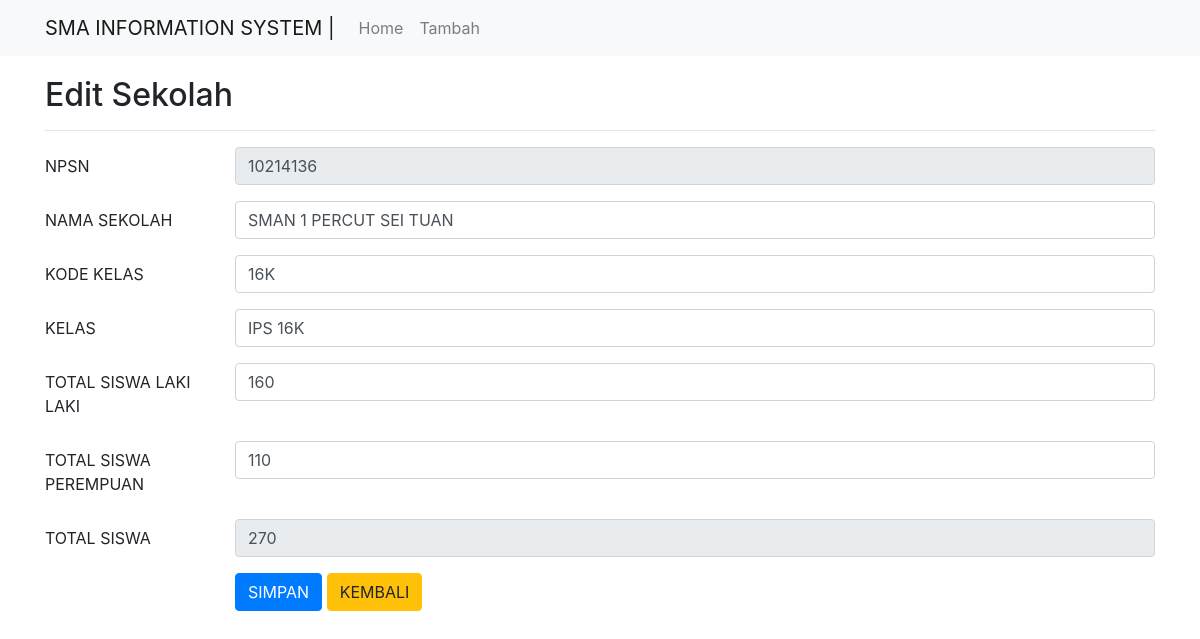
Page /edit.php?npsn=10214136 on the committed database.
### tables this page shows
CREATE TABLE `sekolah` (
  `npsn` varchar(11) NOT NULL,
  `nama` varchar(100) NOT NULL,
  `kode` varchar(10) NOT NULL,
  `kelas` varchar(10) NOT NULL,
  `totalLaki` varchar(5) NOT NULL,
  `totalPerempuan` varchar(5) NOT NULL,
  `total` int(11) NOT NULL
);

### edit.php (the view, shortened to what this page needs)
<?php include('config.php'); ?>
<!DOCTYPE html>
<html>
<head>
	<link rel="stylesheet" href="https://stackpath.bootstrapcdn.com/bootstrap/4.1.3/css/bootstrap.min.css">
</head>
<body>
	<nav class="navbar navbar-expand-lg navbar-light bg-light">
		<div class="container">
			<a class="navbar-brand" href="#">SMA INFORMATION SYSTEM	|</a>
			<div class="collapse navbar-collapse" id="navbarSupportedContent">
				<ul class="navbar-nav mr-auto">
					<li class="nav-item">
						<a class="nav-link" href="index.php">Home</a>
					</li>
					<li class="nav-item">
						<a class="nav-link" href="tambah.php">Tambah</a>
					</li>
				</ul>
			</div>
		</div>
	</nav>
	<div class="container" style="margin-top:20px">
		<h2>Edit Sekolah</h2>
		<hr>
		<?php
		if(isset($_GET['npsn'])){
			$npsn = $_GET['npsn'];
			$select = mysqli_query($koneksi, "SELECT * FROM sekolah WHERE npsn='$npsn'") or die(mysqli_error($koneksi));
			if(mysqli_num_rows($select) == 0){
				echo '<div class="alert alert-warning">ID tidak ada dalam database.</div>';
				exit();
			}else{
				$data = mysqli_fetch_assoc($select);
			}
		}
		?>
		<form action="edit.php?npsn=<?php echo $npsn; ?>" method="post">
		<div class="form-group row">
				<label class="col-sm-2 col-form-label">NPSN</label>
				<div class="col-sm-10">
					<input type="text" name="npsn" value="<?= $npsn; ?>" class="form-control" size="4" readonly>
				</div>
			</div>
			<div class="form-group row">
				<label class="col-sm-2 col-form-label">NAMA SEKOLAH</label>
				<div class="col-sm-10">
					<input type="text" name="nama" value="<?= $data['nama']; ?>" class="form-control" required>
				</div>
			</div>
			<div class="form-group row">
				<label class="col-sm-2 col-form-label">KODE KELAS</label>
				<div class="col-sm-10">
					<input type="text" name="kodeKelas" value="<?= $data['kode']; ?>" class="form-control" required>
				</div>
			</div>
			<div class="form-group row">
				<label class="col-sm-2 col-form-label">KELAS</label>
				<div class="col-sm-10">
					<input type="text" name="kelas" value="<?= $data['kelas']; ?>" class="form-control" required>
				</div>
			</div>
			<div class="form-group row">
				<label class="col-sm-2 col-form-label">TOTAL SISWA LAKI LAKI</label>
				<div class="col-sm-10">
					<input type="number" name="totalLaki" id="totalLaki" value="<?= $data['totalLaki']; ?>" class="form-control" onkeyup="hitung()" required>
				</div>
			</div>
			<div class="form-group row">
				<label class="col-sm-2 col-form-label">TOTAL SISWA PEREMPUAN</label>
				<div class="col-sm-10">
					<input type="number" name="totalPerempuan" id="totalPerempuan" value="<?= $data['totalPerempuan']; ?>" class="form-control" onkeyup="hitung()" required>
				</div>
			</div>
			<div class="form-group row">
				<label class="col-sm-2 col-form-label">TOTAL SISWA</label>
				<div class="col-sm-10">
					<input type="number" name="total" id="hasil" value="<?= $data['total']; ?>" class="form-control" readonly>
				</div>
			</div>
			<div class="form-group row">
				<label class="col-sm-2 col-form-label">&nbsp;</label>
				<div class="col-sm-10">
					<input type="submit" name="submit" class="btn btn-primary" value="SIMPAN">
					<a href="index.php" class="btn btn-warning" value="KEMBALI">KEMBALI</a>
				</div>
			</div>
		</form>
	</div>
</body>
</html>

### rows in the picture
sekolah: nama "SMAN 1 PERCUT SEI TUAN", kodeKelas "16K", kelas "IPS 16K", totalLaki "160", totalPerempuan "110", total "270"
